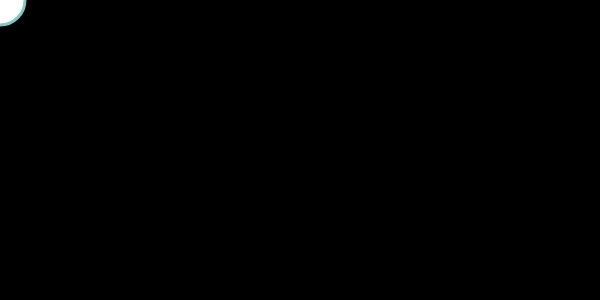
Frame 1 (no input)
Frame 60 (no input): identical to frame 1, image omitted
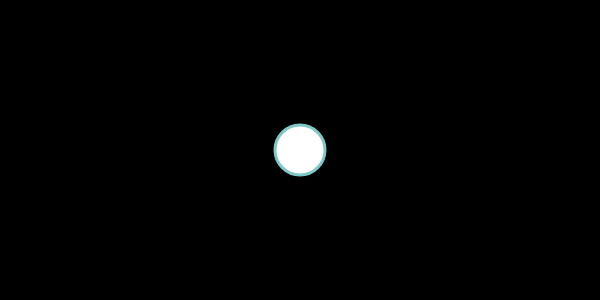
Frame 120 (the mouse pressed at the canvas centre since frame 60)

The p5.js sketch that drew these frames (run headless with seeded random() and noise() and a simulated clock; from frame 60 on, the mouse is pressed at the canvas centre):

// p5.js sketch
// ── sketch.js


function setup() {
  createCanvas(600, 300);

}

function draw() {
  background(0);
  
  stroke(127, 200, 200);
  strokeWeight(3);
  ellipse(mouseX, mouseY, 50, 50);
  
  print("mouseX : " + mouseX + ", mouseY : " + mouseY);
  
}
